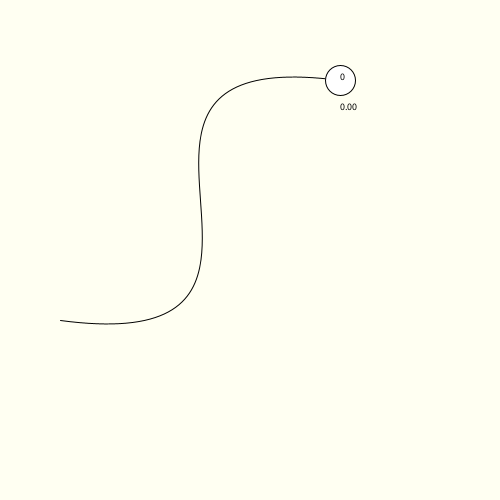
Frame 1 (no input)
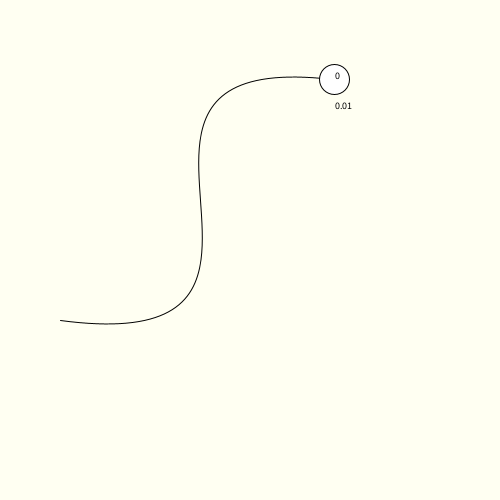
Frame 60 (the mouse pressed at the canvas centre just before this capture)
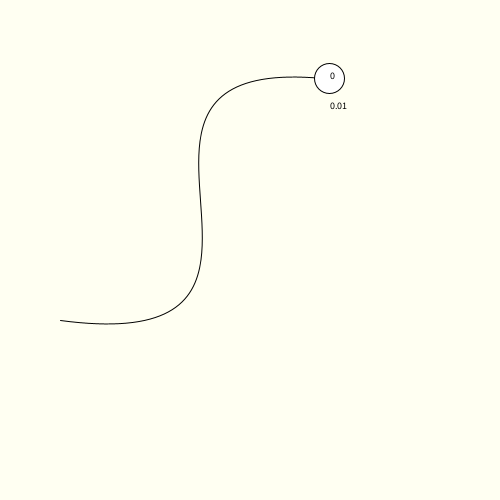
Frame 120 (the mouse held since frame 60 and released just before this capture)

The Processing sketch that drew these frames (run headless with seeded random() and noise(); from frame 60 on, the mouse is pressed at the canvas centre):

// Processing sketch: week18_6_zuma_bezier_curve_good_append_myMoveAll_T_Slowly_myNex
// ── week18_6_zuma_bezier_curve_good_append_myMoveAll_T_Slowly_myNex.pde
// week18_6_zuma_bezier_curve_good_append_myMoveAll_T_Slowly_myNextT
FloatList T = new FloatList();
void setup(){
  size(500,500);
  T.append(0);
}
PVector p0 = new PVector(340, 80);
PVector p1 = new PVector(40, 40);
PVector p2 = new PVector(360, 360);
PVector p3 = new PVector(60, 320);
void draw(){
  background(#FFFFF2);
  noFill();
  bezier(340, 80, 40, 40, 360, 360, 60, 320);
  for(int i=0; i<T.size(); i++){ //for(Float t : T){
    PVector p = myBezier(T.get(i), p0, p1, p2, p3);
    fill(255);
    ellipse(p.x, p.y, 30, 30);
    fill(0);
    textSize(10);
    text(""+i, p.x, p.y);
    String t = nf(T.get(i),0,2);
    text(t, p.x, p.y+30);
  }
  if(T.size()>0){
    int lastI = T.size()-1; // 整數，第i個 是最後一個 index i T[i]
    float lastT = T.get(lastI); // T[0] T[1] T[i]
    T.set(lastI, lastT+0.0001); //把最後加入的點，加大一些些 T[i] = T[i] + 0.0001
    if(lastT >= myNextT(0, p0, p1, p2, p3, 30)) T.append(0); //空間夠多，就再塞一個0在最後
    myMoveAll_T_Slowly();
  }
}
void myMoveAll_T_Slowly(){
  for(int i=T.size()-1-1; i>=0; i--){
    float newT = myNextT(T.get(i+1), p0, p1, p2, p3, 30);
    T.set(i, newT);
  }  
}
float myNextT(float t0, PVector p0, PVector p1, PVector p2, PVector p3, float d){
  PVector prev = myBezier(t0, p0, p1, p2, p3);
  for(float f = t0; f<=1; f+=0.001){
    PVector p = myBezier(f, p0, p1, p2, p3);
    if(dist(p.x, p.y, prev.x, prev.y) >= d){
      return f;
    }
  }
  return 1;
}
float myNearestBezierT(float x0, float y0, PVector p0, PVector p1, PVector p2, PVector p3){
  float ans = 0, minD = Float.MAX_VALUE;
  for(float t=0; t<=1; t+=0.01){
    float t1 = 1 - t;
    float x = t1*t1*t1*p0.x + 3*t1*t1*t*p1.x + 3*t1*t*t*p2.x + t*t*t*p3.x;
    float y = t1*t1*t1*p0.y + 3*t1*t1*t*p1.y + 3*t1*t*t*p2.y + t*t*t*p3.y;
    float d = dist(x, y, x0, y0);
    if(d<minD){
      minD = d;
      ans = t;
    }
  }
  return ans;
}
PVector myBezier(float t, PVector p0, PVector p1, PVector p2, PVector p3){
  float t1 = 1 - t;
  float x = t1*t1*t1*p0.x + 3*t1*t1*t*p1.x + 3*t1*t*t*p2.x + t*t*t*p3.x;
  float y = t1*t1*t1*p0.y + 3*t1*t1*t*p1.y + 3*t1*t*t*p2.y + t*t*t*p3.y;
  return new PVector(x,y);
}
